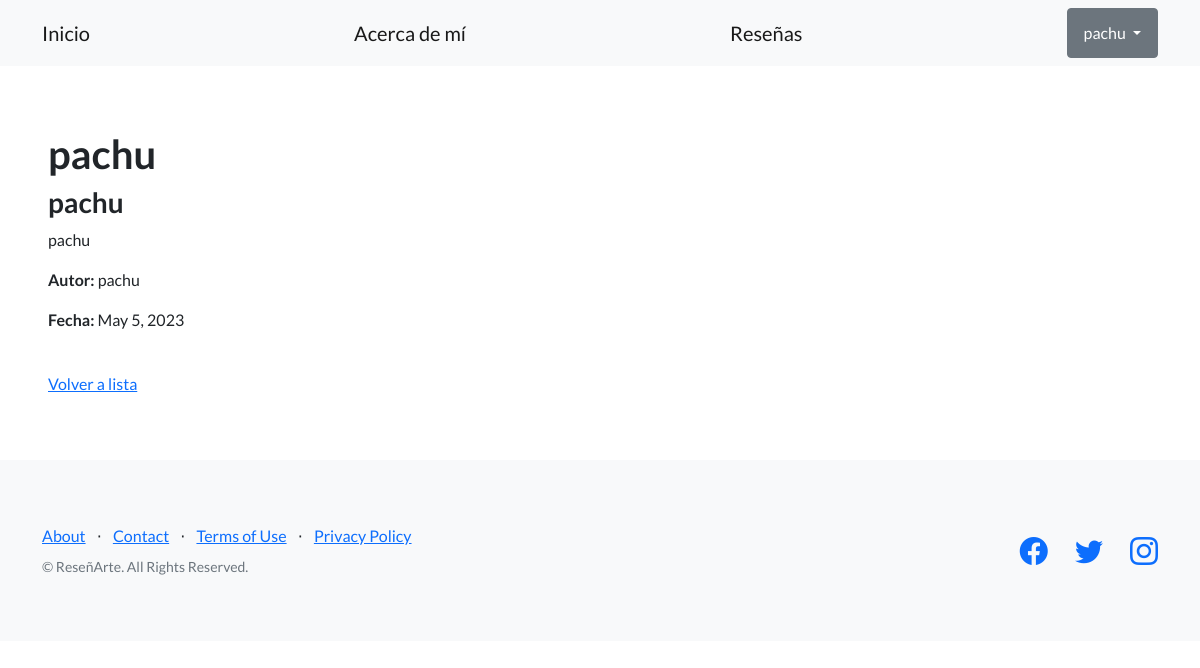
The app's page /blog/pages/pageId/12/ (signed in) with its own data.
### blog/models.py (models this page shows, shortened)
class Reseña (models.Model):
    titulo = models.CharField(max_length=256)
    subtitulo = models.CharField(max_length=256)
    cuerpo = models.TextField()
    autor = models.CharField(max_length=256)
    fecha = models.DateField()

### blog/views.py (the view)
# urls.py: path('pages/pageId/<int:pk>/', ReseñaDetailView.as_view(), name="ver_reseña"),
class ReseñaDetailView(DetailView):
    model = Reseña
    success_url = reverse_lazy('lista_reseñas')

### blog/templates/blog/reseña_detail.html
{% extends "blog/base.html" %}
{% block contenido %}
<h1>
{{object.titulo}}
</h1>
<h3>
{{object.subtitulo}}
</h3>
<p>
{{object.cuerpo}}
</p>
<p>
  <strong>Autor:</strong> {{object.autor}}
</p>
<p>
  <strong>Fecha:</strong> {{object.fecha}}
</p>
<br>
<a href="{% url 'listar_reseñas' %}">Volver a lista</a>
{% endblock contenido %}

### blog/templates/blog/base.html (shortened to what this page needs)
{% load static %}
<!DOCTYPE html>
<html lang="en">
    <head>
        <link href="https://cdn.jsdelivr.net/npm/bootstrap-icons@1.5.0/font/bootstrap-icons.css" rel="stylesheet" type="text/css" />
        <link href= "{% static 'blog/css/styles.css' %}"" rel="stylesheet" />
    </head>
    <body>
        <nav class="navbar navbar-light bg-light static-top">
            <div class="container">
                <a class="navbar-brand" href="{% url 'inicio' %}">Inicio</a>
                <a class="navbar-brand" href="{% url 'about' %}">Acerca de mí</a>
                <a class="navbar-brand" href="{% url 'listar_reseñas' %}">Reseñas</a>
                {% if user.is_authenticated %}
                <div class="dropdown">
                    <button class="btn btn-secondary dropdown-toggle" type="button" id="dropdownMenuButton1" data-bs-toggle="dropdown" aria-expanded="false">
                        <div style="display: inline-flex;">
                            <span>{{ user.username }}</span>
                        </div>
                    </button>
                    </div>
                </div>
                {% else %}
                <a class="navbar-brand" href="{% url 'registro' %}">Registro</a>
                <a class="navbar-brand" href="{% url 'login' %}">Iniciar sesión</a>
                {% endif %}
        </nav>
        <section style="padding:4rem 3rem;">
            {% block contenido %}
            {% endblock contenido %}
        </section>
        <footer class="footer bg-light">
            <div class="container">
                <div class="row">
                    <div class="col-lg-6 h-100 text-center text-lg-start my-auto">
                        <ul class="list-inline mb-2">
                            <li class="list-inline-item"><a href="#!">About</a></li>
                            <li class="list-inline-item">⋅</li>
                            <li class="list-inline-item"><a href="#!">Contact</a></li>
                            <li class="list-inline-item">⋅</li>
                            <li class="list-inline-item"><a href="#!">Terms of Use</a></li>
                            <li class="list-inline-item">⋅</li>
                            <li class="list-inline-item"><a href="#!">Privacy Policy</a></li>
                        </ul>
                        <p class="text-muted small mb-4 mb-lg-0">&copy; ReseñArte. All Rights Reserved.</p>
                    </div>
                    <div class="col-lg-6 h-100 text-center text-lg-end my-auto">
                        <ul class="list-inline mb-0">
                            <li class="list-inline-item me-4">
                                <a href="#!"><i class="bi-facebook fs-3"></i></a>
                            </li>
                            <li class="list-inline-item me-4">
                                <a href="#!"><i class="bi-twitter fs-3"></i></a>
                            </li>
                            <li class="list-inline-item">
                                <a href="#!"><i class="bi-instagram fs-3"></i></a>
                            </li>
                        </ul>
                    </div>
                </div>
            </div>
        </footer>
    </body>
</html>

### records on screen
Reseña: titulo "pachu", subtitulo "pachu", cuerpo "pachu", autor "pachu", fecha "May 5, 2023"

### other values on screen
{{ user.username }} "pachu"
